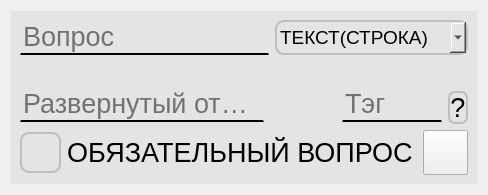
                  <widget class="QWidget" name="page_7">
                   <layout class="QVBoxLayout" name="verticalLayout_26">
                    <item>
                     <layout class="QHBoxLayout" name="horizontalLayout_101">
                      <item>
                       <widget class="QWidget" name="widget_9" native="true">
                        <property name="maximumSize">
                         <size>
                          <width>900</width>
                          <height>400</height>
                         </size>
                        </property>
                        <property name="styleSheet">
                         <string notr="true">#widget_9 {
background-color: rgb(228, 228, 228)
}</string>
                        </property>
                        <layout class="QVBoxLayout" name="verticalLayout_24">
                         <item>
                          <layout class="QHBoxLayout" name="horizontalLayout_52">
                           <item>
                            <layout class="QHBoxLayout" name="horizontalLayout_53">
                             <item>
                              <widget class="QLineEdit" name="Vopros_5">
                               <property name="maximumSize">
                                <size>
                                 <width>425</width>
                                 <height>60</height>
                                </size>
                               </property>
                               <property name="font">
                                <font>
                                 <pointsize>20</pointsize>
                                </font>
                               </property>
                               <property name="styleSheet">
                                <string notr="true">border-top: 0px solid;
border-bottom: 2px solid;
background-color: rgb(228, 228, 228);</string>
                               </property>
                               <property name="alignment">
                                <set>Qt::AlignBottom|Qt::AlignLeading|Qt::AlignLeft</set>
                               </property>
                               <property name="placeholderText">
                                <string>Вопрос</string>
                               </property>
                              </widget>
                             </item>
                            </layout>
                           </item>
                           <item>
                            <layout class="QHBoxLayout" name="horizontalLayout_54">
                             <property name="leftMargin">
                              <number>0</number>
                             </property>
                             <item>
                              <widget class="QComboBox" name="comboBox_5">
                               <property name="maximumSize">
                                <size>
                                 <width>220</width>
                                 <height>80</height>
                                </size>
                               </property>
                               <property name="font">
                                <font>
                                 <pointsize>14</pointsize>
                                </font>
                               </property>
                               <property name="styleSheet">
                                <string notr="true">#comboBox_5 {
border: 2px solid;
border-radius: 9px;
border-color:rgb(190, 190, 190) ;
background-color: rgb(228, 228, 228);
}
#comboBox_5:hover {
background-color: rgb(219, 219, 219);
}
#comboBox_5:pressed { 
background-color:rgb(219, 219, 219);
}

</string>
                               </property>
                               <item>
                                <property name="text">
                                 <string>ТЕКСТ(СТРОКА)</string>
                                </property>
                               </item>
                               <item>
                                <property name="text">
                                 <string>ТЕКСТ(АБЗАЦ)</string>
                                </property>
                               </item>
                               <item>
                                <property name="text">
                                 <string>ОДИН ИЗ СПИСКА</string>
                                </property>
                               </item>
                               <item>
                                <property name="text">
                                 <string>МН. ИЗ СПИСКА</string>
                                </property>
                               </item>
                               <item>
                                <property name="text">
                                 <string>РАСКР. СПИСОК</string>
                                </property>
                               </item>
                               <item>
                                <property name="text">
                                 <string>ШКАЛА</string>
                                </property>
                               </item>
                               <item>
                                <property name="text">
                                 <string>ДАТА</string>
                                </property>
                               </item>
                               <item>
                                <property name="text">
                                 <string>ВРЕМЯ</string>
                                </property>
                               </item>
                              </widget>
                             </item>
                            </layout>
                           </item>
                          </layout>
                         </item>
                         <item>
                          <layout class="QHBoxLayout" name="horizontalLayout_55">
                           <item>
                            <layout class="QHBoxLayout" name="horizontalLayout_56">
                             <item>
                              <widget class="QLineEdit" name="Kratki_otvet_4">
                               <property name="maximumSize">
                                <size>
                                 <width>425</width>
                                 <height>60</height>
                                </size>
                               </property>
                               <property name="font">
                                <font>
                                 <pointsize>20</pointsize>
                                </font>
                               </property>
                               <property name="styleSheet">
                                <string notr="true">border-top: 0px solid;
border-bottom: 2px solid;
background-color: rgb(228, 228, 228);</string>
                               </property>
                               <property name="alignment">
                                <set>Qt::AlignBottom|Qt::AlignLeading|Qt::AlignLeft</set>
                               </property>
                               <property name="placeholderText">
                                <string>Развернутый ответ</string>
                               </property>
                              </widget>
                             </item>
                            </layout>
                           </item>
                           <item>
                            <layout class="QHBoxLayout" name="horizontalLayout_57">
                             <item>
                              <layout class="QHBoxLayout" name="horizontalLayout_58">
                               <property name="leftMargin">
                                <number>72</number>
                               </property>
                               <property name="rightMargin">
                                <number>0</number>
                               </property>
                               <item>
                                <widget class="QLineEdit" name="Tag_5">
                                 <property name="maximumSize">
                                  <size>
                                   <width>100</width>
                                   <height>60</height>
                                  </size>
                                 </property>
                                 <property name="font">
                                  <font>
                                   <pointsize>20</pointsize>
                                  </font>
                                 </property>
                                 <property name="styleSheet">
                                  <string notr="true">border-top: 0px solid;
border-bottom: 2px solid;
background-color: rgb(228, 228, 228);</string>
                                 </property>
                                 <property name="alignment">
                                  <set>Qt::AlignBottom|Qt::AlignLeading|Qt::AlignLeft</set>
                                 </property>
                                 <property name="placeholderText">
                                  <string>Тэг</string>
                                 </property>
                                </widget>
                               </item>
                               <item>
                                <layout class="QVBoxLayout" name="verticalLayout_25">
                                 <item>
                                  <spacer name="verticalSpacer_5">
                                   <property name="orientation">
                                    <enum>Qt::Vertical</enum>
                                   </property>
                                   <property name="sizeType">
                                    <enum>QSizePolicy::Fixed</enum>
                                   </property>
                                   <property name="sizeHint" stdset="0">
                                    <size>
                                     <width>1</width>
                                     <height>30</height>
                                    </size>
                                   </property>
                                  </spacer>
                                 </item>
                                 <item>
                                  <widget class="QPushButton" name="Button_Question_5">
                                   <property name="maximumSize">
                                    <size>
                                     <width>33</width>
                                     <height>33</height>
                                    </size>
                                   </property>
                                   <property name="font">
                                    <font>
                                     <pointsize>20</pointsize>
                                    </font>
                                   </property>
                                   <property name="styleSheet">
                                    <string notr="true">#Button_Question_5 {
border: 2px solid;
border-radius: 7px;
border-color:rgb(190, 190, 190);
background-color: rgb(228, 228, 228);
}
#Button_Question_5:hover {
background-color:rgb(219, 219, 219);
}
#Button_Question_5:pressed { 
background-color:rgb(204, 204, 204);
}
</string>
                                   </property>
                                   <property name="text">
                                    <string>?</string>
                                   </property>
                                  </widget>
                                 </item>
                                </layout>
                               </item>
                              </layout>
                             </item>
                            </layout>
                           </item>
                          </layout>
                         </item>
                         <item>
                          <layout class="QHBoxLayout" name="horizontalLayout_59">
                           <item>
                            <widget class="QPushButton" name="Button_Copy_5">
                             <property name="maximumSize">
                              <size>
                               <width>41</width>
                               <height>41</height>
                              </size>
                             </property>
                             <property name="styleSheet">
                              <string notr="true">#Button_Copy_5 {
border: 2px solid;
border-radius: 9px;
border-color:rgb(190, 190, 190);
background-color: rgb(228, 228, 228);
}
#Button_Copy_5:hover {
background-color:rgb(219, 219, 219);
}
#Button_Copy_5:pressed { 
background-color:rgb(204, 204, 204);
}

</string>
                             </property>
                             <property name="text">
                              <string/>
                             </property>
                             <property name="icon">
                              <iconset>
                               <normaloff>../../../../../1621635.png</normaloff>../../../../../1621635.png</iconset>
                             </property>
                            </widget>
                           </item>
                           <item>
                            <layout class="QHBoxLayout" name="horizontalLayout_60">
                             <property name="spacing">
                              <number>0</number>
                             </property>
                             <item>
                              <widget class="QLabel" name="Obyazatelny_vopros_5">
                               <property name="maximumSize">
                                <size>
                                 <width>400</width>
                                 <height>34</height>
                                </size>
                               </property>
                               <property name="font">
                                <font>
                                 <pointsize>20</pointsize>
                                </font>
                               </property>
                               <property name="text">
                                <string>ОБЯЗАТЕЛЬНЫЙ ВОПРОС</string>
                               </property>
                              </widget>
                             </item>
                             <item>
                              <widget class="QWidget" name="widget_10" native="true">
                               <property name="minimumSize">
                                <size>
                                 <width>45</width>
                                 <height>45</height>
                                </size>
                               </property>
                               <property name="maximumSize">
                                <size>
                                 <width>45</width>
                                 <height>45</height>
                                </size>
                               </property>
                               <widget class="QPushButton" name="pushButton_10">
                                <property name="geometry">
                                 <rect>
                                  <x>0</x>
                                  <y>0</y>
                                  <width>45</width>
                                  <height>45</height>
                                 </rect>
                                </property>
                                <property name="maximumSize">
                                 <size>
                                  <width>45</width>
                                  <height>45</height>
                                 </size>
                                </property>
                                <property name="text">
                                 <string/>
                                </property>
                               </widget>
                               <widget class="QPushButton" name="pushButton_11">
                                <property name="geometry">
                                 <rect>
                                  <x>0</x>
                                  <y>0</y>
                                  <width>45</width>
                                  <height>45</height>
                                 </rect>
                                </property>
                                <property name="maximumSize">
                                 <size>
                                  <width>45</width>
                                  <height>45</height>
                                 </size>
                                </property>
                                <property name="text">
                                 <string/>
                                </property>
                                <property name="icon">
                                 <iconset>
                                  <normaloff>../../../../../png-clipart-check-mark-computer-icons-symbol-miscellaneous-angle.png</normaloff>../../../../../png-clipart-check-mark-computer-icons-symbol-miscellaneous-angle.png</iconset>
                                </property>
                               </widget>
                              </widget>
                             </item>
                            </layout>
                           </item>
                          </layout>
                         </item>
                        </layout>
                       </widget>
                      </item>
                     </layout>
                    </item>
                   </layout>
                  </widget>
